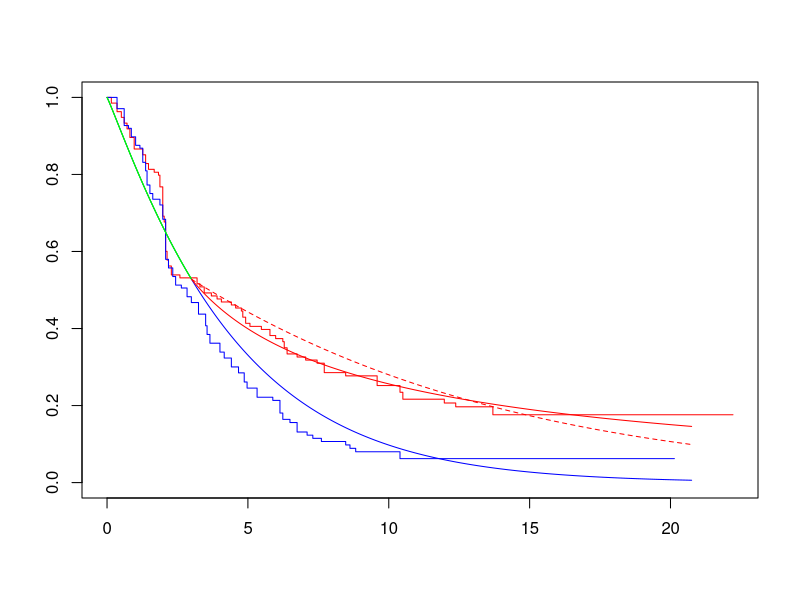
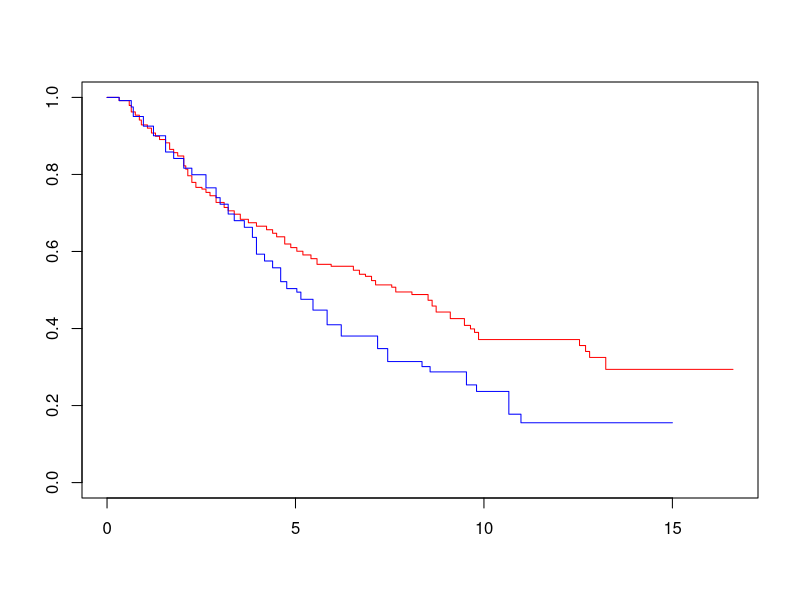

Generate these figures, in order, with R:
#Data sets that Satrajit sent me for DTE
library(survival)
#First data set
DTEDataSet1 <- read.csv(file = "DTE/CM017PFS.csv")

TreatmentData <- data.frame(time = DTEDataSet1$NIVO_Time[1:135], cens = DTEDataSet1$NIVO_Event_Flag[1:135])
 
ControlData <- data.frame(time = DTEDataSet1$DOX_Time, cens = DTEDataSet1$DOX_Event_Flag)

TreatmentFit <- survfit(Surv(time, cens)~1, data = TreatmentData)

ControlFit <- survfit(Surv(time, cens)~1, data = ControlData)

plot(TreatmentFit, conf.int = F, col="red")

lines(ControlFit, conf.int = F, col="blue")


##Fitting Weibull model to the data

weibfit <- survreg(Surv(time, cens)~1, data = ControlData, dist = "weibull")

gamma2 <- as.numeric(exp(-weibfit$icoef[2]))

lambda2 <- as.numeric(1/(exp(weibfit$icoef[1])))

controltime <- seq(0, exp((1.527/gamma2)-log(lambda2))*1.1, by=0.01)
controlsurv <- exp(-(lambda2*controltime)^gamma2)


lines(controltime, controlsurv, col="blue")

#Two scenarios, 1 where we allow gamma1 to vary, 1 where we do not


#First scenario

#We estimate T to be about 3 here

#Need to find a least squares estimate for this Weibull parameterisation


#gamma2 = 1.07
#lambda2 = 0.21

#Write a function which finds the squared differences

kmfit <- survfit(Surv(time, cens)~1, data = TreatmentData)

treatmenttime <- seq(0, 3, by=0.01)
treatmentsurv <- controlsurv <- exp(-(lambda2*treatmenttime)^gamma2)

lines(treatmenttime, treatmentsurv, col="green")


treatmenttime1 <- seq(3, exp((1.527/gamma2)-log(lambda2))*1.1, by=0.01)

optimfunc <- function(par){
  diff <- 0
  for (i in 1:length(treatmenttime1)){
    y <-  kmfit$surv[sum(kmfit$time<treatmenttime1[i])]
    treatmentsurv <- exp(-(lambda2*3)^gamma2 - par[1]^par[2]*(treatmenttime1[i]^par[2]-3^par[2]))
    diff <- diff + (y-treatmentsurv)^2 
  }
  return(diff) 
}



optimoutput <-  optim(par = c(0.2, 1), fn = optimfunc)
lambda1 <- optimoutput$par[1]
gamma1 <- optimoutput$par[2]


treatmenttime1 <- seq(3, exp((1.527/gamma2)-log(lambda2))*1.1, by=0.01)
treatmentsurv1 <- exp(-(lambda2*3)^gamma2 - lambda1^gamma1*(treatmenttime1^gamma1-3^gamma1))

lines(treatmenttime1, treatmentsurv1, col="red")

###Now we do it but we do not allow gamma1 to vary

treatmenttime <- seq(0, 3, by=0.01)
treatmentsurv <- controlsurv <- exp(-(lambda2*treatmenttime)^gamma2)

lines(treatmenttime, treatmentsurv, col="green")


treatmenttime1 <- seq(3, exp((1.527/gamma2)-log(lambda2))*1.1, by=0.01)

optimfunc <- function(par){
  diff <- 0
  gamma1 <- gamma2
  for (i in 1:length(treatmenttime1)){
    y <-  kmfit$surv[sum(kmfit$time<treatmenttime1[i])]
    treatmentsurv <- exp(-(lambda2*3)^gamma2 - par[1]^gamma1*(treatmenttime1[i]^gamma1-3^gamma1))
    diff <- diff + (y-treatmentsurv)^2 
  }
  return(diff) 
}



lambda1only <-  optimize(optimfunc, c(0, 2))$minimum


treatmenttime1 <- seq(3, exp((1.527/gamma2)-log(lambda2))*1.1, by=0.01)
treatmentsurv1 <- exp(-(lambda2*3)^gamma2 - lambda1only^gamma2*(treatmenttime1^gamma2-3^gamma2))

lines(treatmenttime1, treatmentsurv1, col="red", lty=2)


#Second data set
DTEDataSet2 <- read.csv(file = "DTE/CM141OS.csv")


TreatmentData <- data.frame(time = DTEDataSet2$Nivolumab_Time, cens = DTEDataSet2$Nivolumab_Event)

ControlData <- data.frame(time = DTEDataSet2$SOC_Time[1:121], cens = DTEDataSet2$SOC_Event[1:121])

TreatmentFit <- survfit(Surv(time, cens)~1, data = TreatmentData)

ControlFit <- survfit(Surv(time, cens)~1, data = ControlData)

plot(TreatmentFit, conf.int = F, col="red")

lines(ControlFit, conf.int = F, col="blue")
